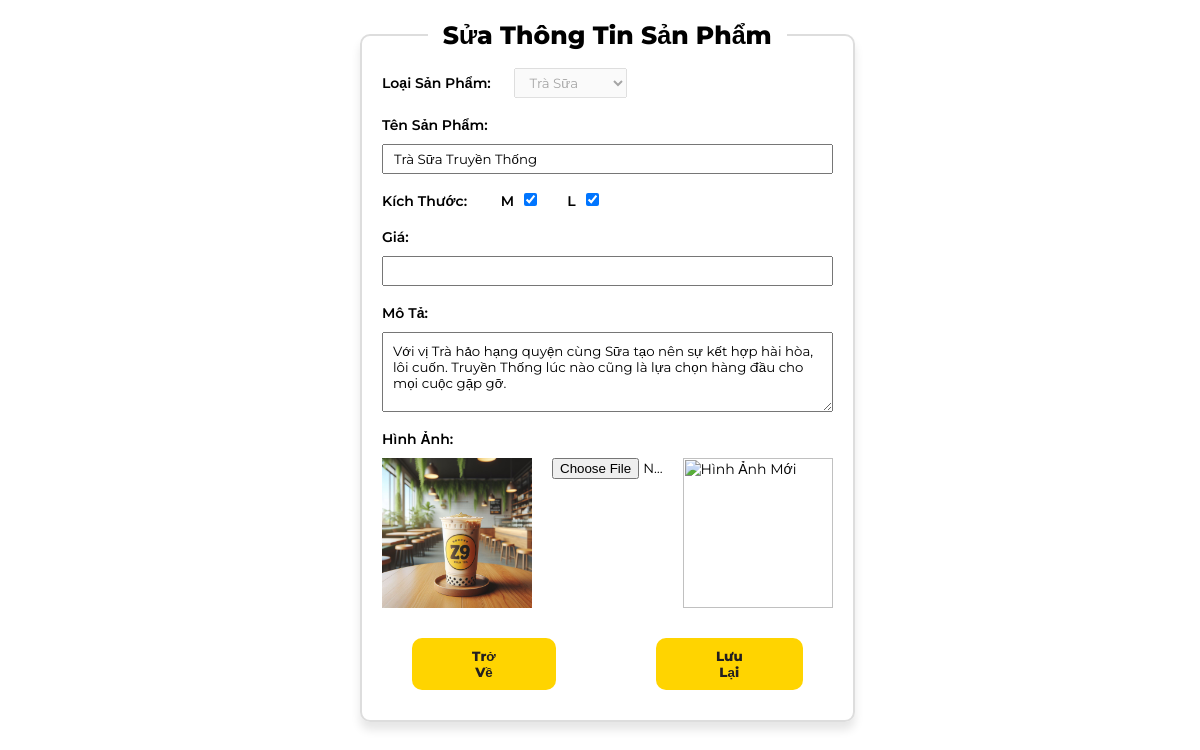
The app's page /admin/productAD/edit-product.php?product_id=SP001 with its own data.
### tables this page shows
CREATE TABLE `products` (
  `product_id` varchar(10) NOT NULL,
  `category_id` varchar(10) DEFAULT NULL,
  `product_name` varchar(255) NOT NULL,
  `product_img` varchar(255) DEFAULT NULL,
  `product_des` text DEFAULT NULL,
  `create_time` timestamp NOT NULL DEFAULT current_timestamp() ON UPDATE current_timestamp()
);

CREATE TABLE `sizes` (
  `size_id` int(11) NOT NULL,
  `size_name` varchar(10) NOT NULL
);

### admin/productAD/edit-product.php (the view, shortened to what this page needs)
<?php
$servername = "localhost";
$username = "root";
$password = "";
$dbname = "z9milktea";
$conn = new mysqli($servername, $username, $password, $dbname);
?>
<?php
if (isset($_GET['product_id'])) {
    $product_id = $_GET['product_id'];
    $sql = "SELECT * FROM products WHERE product_id = '$product_id'";
    $result = $conn->query($sql);
    if ($result->num_rows > 0) {
        $row = $result->fetch_assoc();
        $product_name = $row['product_name'];
        $category_id = $row['category_id'];
        $product_img = $row['product_img'];
        $product_price = $row['product_price'];
        $product_des = $row['product_des'];
        $image_path = 'uploads/' . $product_img;
    } else {
        echo "Product not found.";
    }
} else {
    echo "Product ID not provided.";
}
?>
<!DOCTYPE html>
<html lang="en">
<head>
</head>
<body>
    <fieldset class="container-add-new-product">
        <legend>Sửa Thông Tin Sản Phẩm</legend>
        <form class="add-new-form" action="" method="POST" enctype="multipart/form-data">
            <section class="choose-category">
                <?php
                $sql = "SELECT * FROM categorys";
                $result = mysqli_query($conn, $sql);
                $options = '';
                while ($row = mysqli_fetch_assoc($result)) {
                    $selected = ($row['category_id'] == $category_id) ? 'selected' : '';
                    $options .= "<option value='{$row['category_id']}' $selected>{$row['category_name']}</option>";
                }
                ?>
                <label class="label-form-add" for="">Loại Sản Phẩm:</label>
                <select class="category-id" name="category_id" id="category_id" disabled>
                    <?php echo $options; ?>
                </select>
            </section>
            <section class="enter-product-name">
                <label class="label-form-add" for="">Tên Sản Phẩm:</label>
                <div class="container-input-form">
                    <input class="product-name" type="text" name="product_name" value="<?php echo $product_name; ?>" required>
                </div>
            </section>
            <section class="choose-size-product">
                <label class="label-form-add" for="">Kích Thước:</label>
                <?php
                $sqlSizes = "SELECT * FROM sizes";
                $resultSizes = mysqli_query($conn, $sqlSizes);
                $selectedSizes = array();
                $sqlSelectedSizes = "SELECT size_id FROM product_sizes WHERE product_id = '$product_id'";
                $resultSelectedSizes = $conn->query($sqlSelectedSizes);
                if ($resultSelectedSizes->num_rows > 0) {
                    while ($rowSelectedSizes = $resultSelectedSizes->fetch_assoc()) {
                        $selectedSizes[] = $rowSelectedSizes['size_id'];
                    }
                }
                while ($row = mysqli_fetch_assoc($resultSizes)) {
                    $sizeId = $row['size_id'];
                    $sizeName = $row['size_name'];
                    echo "<label class='label-size' for='size_$sizeId'>$sizeName</label>";
                    echo "<input class='input-check-box' type='checkbox' name='sizes[]' id='size_$sizeId' value='$sizeId'";
                    if (in_array($sizeId, $selectedSizes)) {
                        echo " checked";
                    }
                    echo ">";
                }
                ?>
            </section>
            <section class="enter-product-price">
                <label class="label-form-add" for="">Giá:</label>
                <div class="container-input-form">
                    <input class="product-price" type="text" name="product_price" value="<?php echo $product_price; ?>" required>
                </div>
            </section>
            <section class="enter-description">
                <label class="label-form-add" for="">Mô Tả:</label>
                <div class="container-input-form">
                    <textarea class="product-des" name="product_des" id="" cols="20" rows="10" required><?php echo $product_des; ?></textarea>
                </div>
            </section>
            <section class="choose-product-img">
                <label class="label-form-add" for="">Hình Ảnh:</label>
                <div class="container-input-form">
                    <div class="container-img-old-new">
                        <img src="<?php echo $image_path; ?>" alt="<?php echo $product_name; ?>">
                        <input type="file" name="product_img" id="inputImage">
                        <img id="previewImage" name="new-img" src="" alt="Hình Ảnh Mới">
                    </div>
                </div>
            </section>
            <div class="container-add-btn">
                <button class="return-product">
                    <a href="index.php">Trở Về</a>
                </button>
                <button class="add-category-btn" type="submit" name="add">Lưu Lại</button>
            </div>
        </form>
    </fieldset>
</body>
</html>

### admin/productAD/edit-product.php (style rules this page uses)
.container-input-form img { width: 150px; height: 150px; }
.container-img-old-new { display: flex; justify-content: space-between }
#previewImage { width: 150px; height: 150px; }
#inputImage { width: 50%; padding: 0px 20px; cursor: pointer; }
.return-product { background-color: #FFD400; padding: 10px 60px; border: none; border-radius: 10px; cursor: pointer; font-weight: 800; overflow: hidden; position: relative; transition: all 0.3s ease-in-out; }
.return-product a { color: #221F20; list-style: none; text-decoration: none }
* { font-family: 'Montserrat', sans-serif; margin: 0; padding: 0; box-sizing: border-box; }
body { width: 40%; margin: 0px auto; }
fieldset { margin-top: 20px; border: 2px solid #ddd; border-radius: 10px; box-shadow: 0 8px 10px 0 rgb(0 0 0 / 10%); }
.container-add-new-product legend { font-size: 25px; font-weight: 800; text-align: center; display: block; padding: 0px 15px; }
.add-new-form { margin-top: 10px; font-size: 14px; }
.label-form-add { font-weight: 600; text-align: left; margin: 0 20px 0 20px; }
.label-size { font-weight: 600; text-align: left; margin: 0px 10px 0px; }
.container-input-form { margin: 10px 20px 0px 20px; }
.input-check-box { font-size: 20px; margin-right: 20px; cursor: pointer; }
.product-des { width: 100%; height: 80px; margin-right: 20px; padding: 10px 10px; }
.choose-category, .enter-product-name, .choose-size-product, .enter-product-price, .choose-product-img, .enter-description { margin-top: 18px; }
.choose-category .category-id { height: 30px; padding: 0 10px; cursor: pointer; }
.product-name, .product-price { height: 30px; width: 100%; padding: 0 10px; }
.container-add-btn { margin: 30px 50px 30px 50px; justify-content: space-around; display: flex; gap: 100px; }
.add-category-btn { background-color: #FFD400; color: #221F20; padding: 10px 60px; border: none; border-radius: 10px; cursor: pointer; font-weight: 800; overflow: hidden; position: relative; transition: color 0.3s ease, background-color 0.3s ease; }
.add-category-btn::before { content: ""; position: absolute; top: 0; left: -100%; width: 100%; height: 100%; background: linear-gradient(to right, transparent, #221F20); transition: left 0.5s ease-in-out; }

### records on screen
products: product_name "Trà Sữa Truyền Thống", product_des "Với vị Trà hảo hạng quyện cùng Sữa tạo nên sự kết hợp hài hòa, lôi cuốn. Truyền Thống lúc nào cũng là lựa chọn hàng đầu cho mọi cuộc gặp gỡ.", product_img (picture)
sizes: size_name "M", size_id "☑"
sizes: size_name "L", size_id "☑"

### other values on screen
form field category_id "Trà Sữa"
